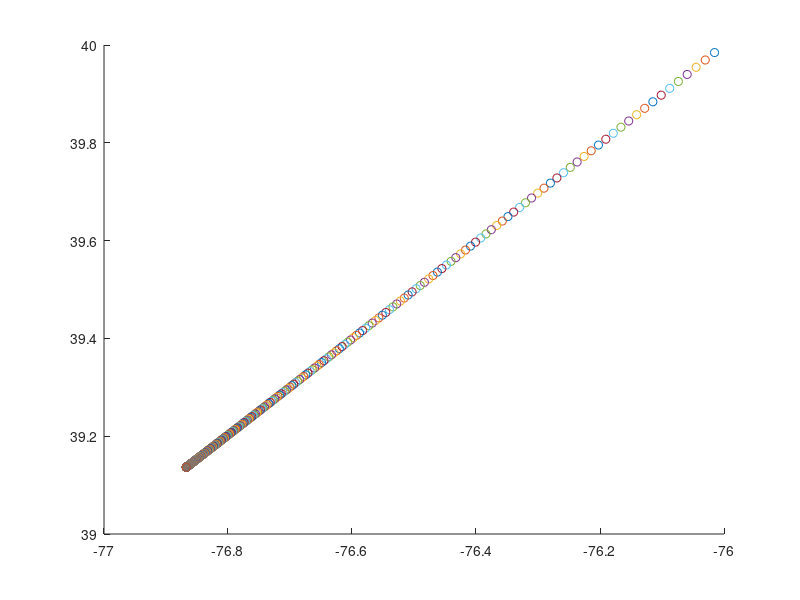
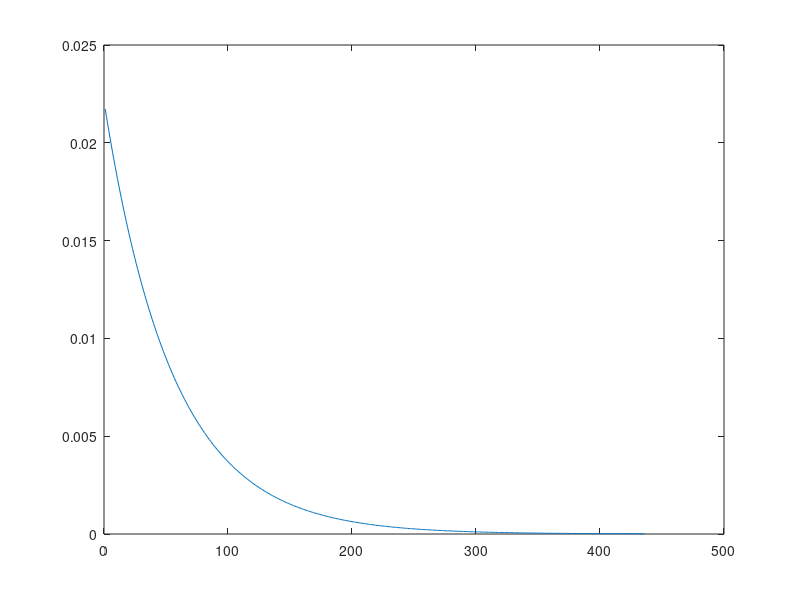

These charts were generated, in order, by the following MATLAB code:
%% User defined inputs
% Initial inputs to satelite locations
el = 30.1; % Elevation in deg
Ameas = 231.2; % Azimuth in degrees
phis = -115; % Satallite longitude in degrees

% Initial guess for location on Earth
thetae0 = 40; % Person's latitude
phie0 = -76;   % Person's longitude

%% Algorithm starts here
% Iterative input
X = [thetae0; phie0];
DeltaX = [Inf; Inf];
r_ratio = 6.371e6 / 42240000;

%% Iterative portion starts here
loop = 0;
dx_arr = ones(1000, 1);
figure; hold on;
while (norm(DeltaX) > 1e-5 && ~isnan(norm(DeltaX)))

    % Equations for our two circles are:
    F1 = (cosd(X(1)) * cosd(phis-X(2)) - r_ratio) /...
        cos(asin(cosd(X(1)) * cosd(phis-X(2)))) - tand(el);
    
    F2 = sind(phis-X(2)) / (-sind(X(1))*cosd(phis-X(2))) - tand(Ameas);
    
    F = [F1; F2];

    % Jacobian, J, for F(x0,y0) is:
    j11 = -sind(X(1))*cosd(phis-X(2)) * (1-r_ratio*cosd(X(1))*cosd(phis-X(2))) /...
         (1-cosd(X(1))^2*cosd(phis-X(2))^2)^(3/2);
    j12 = cosd(X(1))*sind(phis-X(2)) * (1-r_ratio*cosd(X(1))*cosd(phis-X(2))) /...
         (1-cosd(X(1))^2*cosd(phis-X(2))^2)^(3/2);
    j21 = cotd(X(1)) * cscd(X(1)) * tand(phis-X(2));
    j22 = cscd(X(1)) * secd(phis-X(2))^2;
    J = [j11, j12; j21, j22];

    % Newton's equation for a vector is defined as:
    % J*(x2 - x1) = -F
    % Or Delta X = inv(J)*-F

    disp('==================');
    loop = loop+1
    % Calculate Delta X
    DeltaX = J\-F % Equivalent to inv(J)*-F;

    % Calculate new X to feed into next iteration
    X = X + DeltaX

    scatter(X(2),X(1));
    drawnow;

    dx_arr(loop) = norm(DeltaX);
    disp('==================');
end
figure;
plot(dx_arr(1:loop));